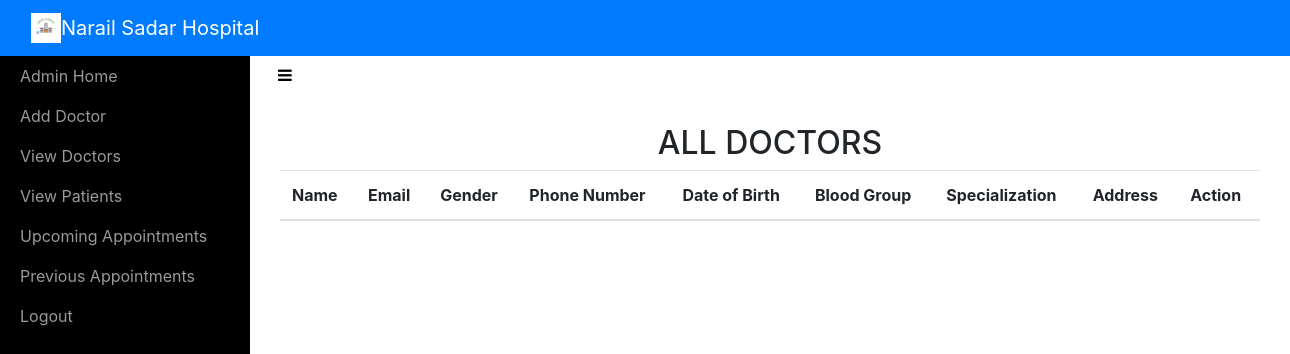
Before: /adminviewDoctor/ (signed in) with the older database file.
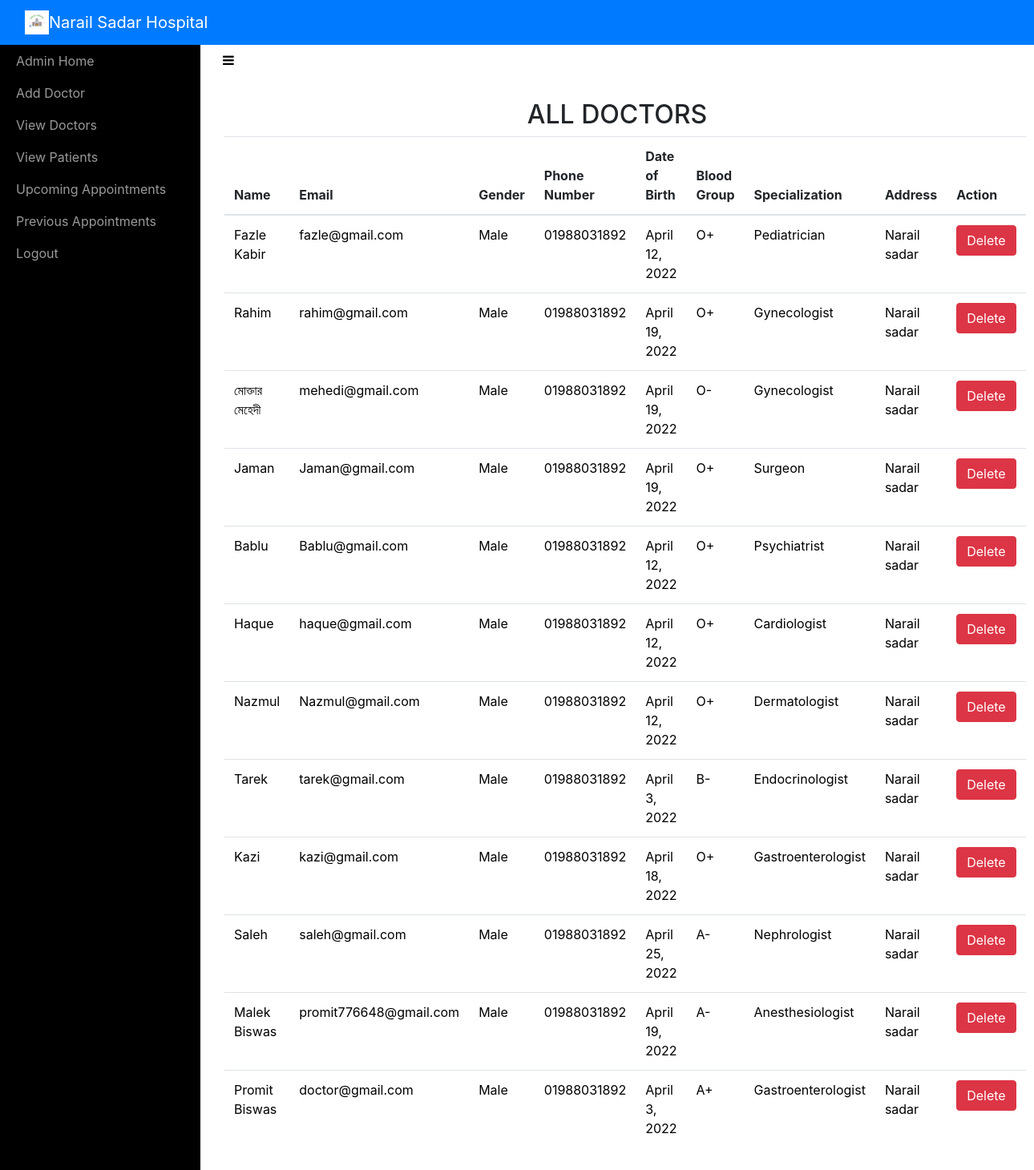
After: the same page with the newer database file.
### sitehandler/models.py (models this page shows, shortened)
class Doctors(models.Model):
	name = models.CharField(max_length=50)
	email = models.EmailField(unique=True)
	password = models.CharField(max_length=200)
	gender = models.CharField(max_length=10)
	phonenumber = models.CharField(max_length=11)
	address = models.CharField(max_length=100)
	birthdate = models.DateField()
	bloodgroup = models.CharField(max_length=5)
	specialization = models.CharField(max_length=50)
	is_verified=models.BooleanField(default=True)

### sitehandler/views.py (the view)
# urls.py: path('adminviewDoctor/',adminviewDoctor,name='adminviewDoctor'),
def adminviewDoctor(request):
	if not request.user.is_staff:
		return redirect('login_admin')
	doc = Doctors.objects.all()
	d = { 'doc' : doc }
	return render(request,'adminviewDoctors.html',d)

### templates/adminviewDoctors.html (shortened to what this page needs)
<!DOCTYPE html>
<html>
<head>
    {% include 'include.html' %}
    {% load static %}
    <link rel="stylesheet" type="text/css" href="https://cdn.datatables.net/1.10.21/css/jquery.dataTables.min.css">
    <link rel="stylesheet" type="text/css" href="https://cdn.datatables.net/buttons/1.6.2/css/buttons.dataTables.min.css">
</head>
<body>
    {% include 'adminnav.html' %}
    <div id="wrapper">
        {% include 'admin_include.html'%}
        <div class="page-content-wrapper">
            <div class="container-fluid"><a class="btn btn-link" role="button" id="menu-toggle" href="#menu-toggle"><i class="fa fa-bars" style="color: black;"></i></a>
                <h2 class="text-center">ALL DOCTORS</h2>
                <section id="team" class="pb-5">
                    <div class="container">
                       <table class="table" id="example">
                            <thead>
                                <tr>
                                    <th>Name</th>
                                    <th>Email</th>
                                    <th>Gender</th>
                                    <th>Phone Number</th>
                                    <th>Date of Birth</th>
                                    <th>Blood Group</th>
                                    <th>Specialization</th>
                                    <th>Address</th>
                                    <th>Action</th>
                                </tr>
                            </thead>
                            <tbody>
                                {% for i in doc %}
                                <tr style="color: black;">
                                    <td>{{ i.name }}</td>
                                    <td>{{ i.email }}</td>
                                    <td>{{ i.gender }}</td>
                                    <td>{{ i.phonenumber }}</td>
                                    <td>{{ i.birthdate }}</td>
                                    <td>{{ i.bloodgroup }}</td>
                                    <td>{{ i.specialization }}</td>
                                    <td>{{ i.address }}</td>
                                    <td><a href="{% url 'admin_delete_doctor' i.id i.email %}" onclick="return confirm('Are you sure you want to delete?')" class="btn btn-danger">Delete</a></td>
                                </tr>
                                {% endfor %}
                            </tbody>
                        </table>
                    </div>
                </section>
            </div>
        </div>
    </div>
</body>
</html>

Changed rows visible on the page:
added Doctors: name "Fazle Kabir", email "fazle@gmail.com", gender "Male", phonenumber "01988031892", birthdate "April 12, 2022", bloodgroup "O+", specialization "Pediatrician", address "Narail sadar"
added Doctors: name "Rahim", email "rahim@gmail.com", gender "Male", phonenumber "01988031892", birthdate "April 19, 2022", bloodgroup "O+", specialization "Gynecologist", address "Narail sadar"
added Doctors: name "মোক্তার মেহেদী", email "mehedi@gmail.com", gender "Male", phonenumber "01988031892", birthdate "April 19, 2022", bloodgroup "O-", specialization "Gynecologist", address "Narail sadar"
added Doctors: name "Jaman", email "Jaman@gmail.com", gender "Male", phonenumber "01988031892", birthdate "April 19, 2022", bloodgroup "O+", specialization "Surgeon", address "Narail sadar"
added Doctors: name "Bablu", email "Bablu@gmail.com", gender "Male", phonenumber "01988031892", birthdate "April 12, 2022", bloodgroup "O+", specialization "Psychiatrist", address "Narail sadar"
added Doctors: name "Haque", email "haque@gmail.com", gender "Male", phonenumber "01988031892", birthdate "April 12, 2022", bloodgroup "O+", specialization "Cardiologist", address "Narail sadar"
added Doctors: name "Nazmul", email "Nazmul@gmail.com", gender "Male", phonenumber "01988031892", birthdate "April 12, 2022", bloodgroup "O+", specialization "Dermatologist", address "Narail sadar"
added Doctors: name "Tarek", email "tarek@gmail.com", gender "Male", phonenumber "01988031892", birthdate "April 3, 2022", bloodgroup "B-", specialization "Endocrinologist", address "Narail sadar"
added Doctors: name "Kazi", email "kazi@gmail.com", gender "Male", phonenumber "01988031892", birthdate "April 18, 2022", bloodgroup "O+", specialization "Gastroenterologist", address "Narail sadar"
added Doctors: name "Saleh", email "saleh@gmail.com", gender "Male", phonenumber "01988031892", birthdate "April 25, 2022", bloodgroup "A-", specialization "Nephrologist", address "Narail sadar"
added Doctors: name "Malek Biswas", email "promit776648@gmail.com", gender "Male", phonenumber "01988031892", birthdate "April 19, 2022", bloodgroup "A-", specialization "Anesthesiologist", address "Narail sadar"
added Doctors: name "Promit Biswas", email "doctor@gmail.com", gender "Male", phonenumber "01988031892", birthdate "April 3, 2022", bloodgroup "A+", specialization "Gastroenterologist", address "Narail sadar"
